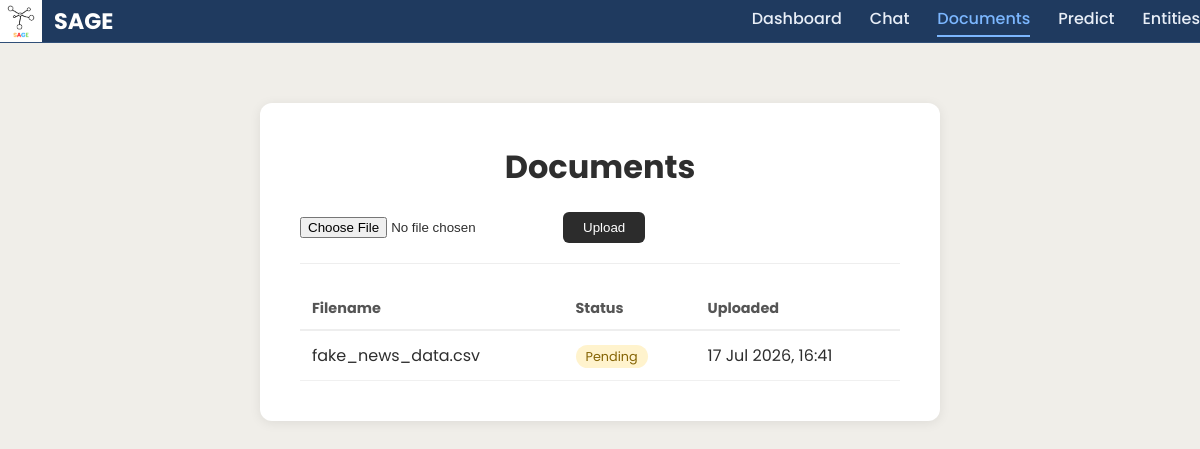
/documents, run on an earlier commit of the app's database.
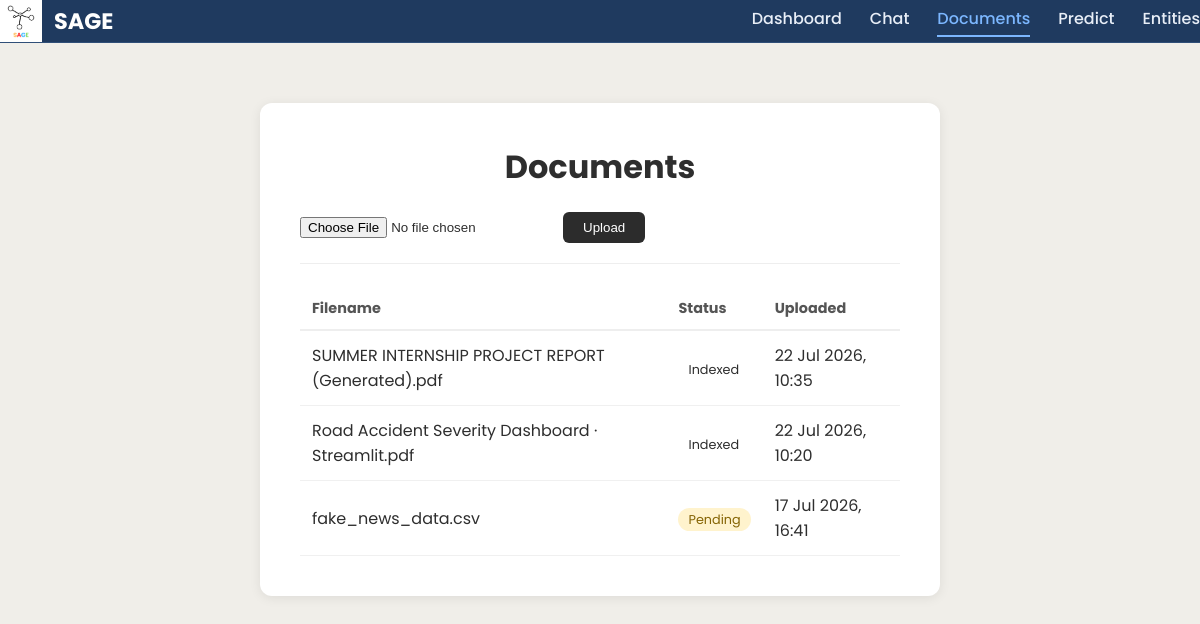
And on a later commit of the database.
### website/models.py (models this page shows)
class Document(db.Model):
    id = db.Column(db.Integer, primary_key=True)
    filename = db.Column(db.String(255))
    status = db.Column(db.String(20), default="pending")
    uploaded_at = db.Column(db.DateTime, default=datetime.utcnow)

### website/routes/documents.py (the view)
@documents_bp.route("/documents", methods=["GET"])
def list_documents():
    documents = Document.query.order_by(
        Document.uploaded_at.desc()
    ).all()
    return render_template(
        "documents.html",
        documents=documents
    )

### website/templates/documents.html
{% extends 'base.html' %}
{% block body %}
<div class="page-container">
    <div class="card">
        <h1>Documents</h1>
        <form method="POST" action="{{ url_for('documents.upload_document') }}" enctype="multipart/form-data" class="upload-form">
            <input type="file" name="file">
            <button type="submit">Upload</button>
        </form>
        <table class="doc-table">
            <tr><th>Filename</th><th>Status</th><th>Uploaded</th></tr>
            {% for doc in documents %}
            <tr>
                <td>{{ doc.filename }}</td>
                <td><span class="status-badge status-{{ doc.status }}">{{ doc.status }}</span></td>
                <td>{{ doc.uploaded_at.strftime('%d %b %Y, %H:%M') }}</td>
            </tr>
            {% endfor %}
        </table>
    </div>
</div>
{% endblock %}

### website/templates/base.html (shortened to what this page needs)
<!DOCTYPE html>
<html>
<head>
    <link rel="stylesheet" href="{{ url_for('static', filename='css/main.css') }}">
</head>
<body>
    <nav class="navbar">
        <div class="navbar-brand">
            <img src="{{ url_for('static', filename='images/sage_logo.png') }}" alt="SAGE Logo">
            <span>SAGE</span>
        </div>
        <div class="navbar-links">
            <a href="{{ url_for('dashboard.dashboard') }}" class="{{ 'active' if request.endpoint == 'dashboard.dashboard' else '' }}">Dashboard</a>
            <a href="{{ url_for('chat.chat') }}" class="{{ 'active' if request.endpoint == 'chat.chat' else '' }}">Chat</a>
            <a href="{{ url_for('documents.list_documents') }}" class="{{ 'active' if request.endpoint == 'documents.list_documents' else '' }}">Documents</a>
            <a href="{{ url_for('predict.predict') }}" class="{{ 'active' if request.endpoint == 'predict.predict' else '' }}">Predict</a>
            <a href="{{ url_for('entities.entities') }}" class="{{ 'active' if request.endpoint == 'entities.entities' else '' }}">Entities</a>
        </div>
    </nav>
    {% block body %}{% endblock %}
</body>
</html>

### website/static/css/main.css (style rules this page uses)
body, html { margin: 0; padding: 0; background-color: #F0EEE9; font-family: "Poppins", sans-serif; color: #2E2E2E; }
.navbar { display: flex; justify-content: space-between; align-items: center; padding: auto; background-color: #1F3A5F ; border-bottom: 1px solid #304F78; }
.navbar-brand { display:flex; align-items:center; gap:12px; color:white; font-size:1.4rem; font-weight:700; }
.navbar-links { display: flex; gap: 28px; }
.navbar-links a { text-decoration: none; color: #E8EEF7; font-size: 1rem; font-weight: 500; transition: color 0.3s ease, transform 0.2s ease; }
.navbar-links a.active { color: #7CB7FF; border-bottom: 2px solid #7CB7FF; padding-bottom: 4px; }
.navbar-brand img { width:42px; height:42px; object-fit:contain; }
.page-container { display: flex; justify-content: center; padding: 60px 20px; }
.card { background-color: #ffffff; border-radius: 12px; box-shadow: 0 2px 12px rgba(0, 0, 0, 0.08); padding: 40px; width: 100%; max-width: 600px; }
.card h1 { margin-top: 0; text-align: center; }
.upload-form { display: flex; gap: 10px; align-items: center; margin-bottom: 24px; padding-bottom: 20px; border-bottom: 1px solid #eee; }
.upload-form button { padding: 8px 20px; border: none; border-radius: 6px; background-color: #2c2c2c; color: white; cursor: pointer; }
.doc-table { width: 100%; border-collapse: collapse; }
.doc-table th { text-align: left; padding: 10px 12px; border-bottom: 2px solid #eee; color: #555; font-size: 0.9rem; }
.doc-table td { padding: 12px; border-bottom: 1px solid #f0f0f0; }
.status-badge { padding: 3px 10px; border-radius: 12px; font-size: 0.8rem; text-transform: capitalize; }
.status-pending { background-color: #fff3cd; color: #856404; }

What changed in the data, as far as the page shows it:
added Document: filename "SUMMER INTERNSHIP PROJECT REPORT (Generated).pdf", status "Indexed", uploaded_at "22 Jul 2026, 10:35"
added Document: filename "Road Accident Severity Dashboard · Streamlit.pdf", status "Indexed", uploaded_at "22 Jul 2026, 10:20"
